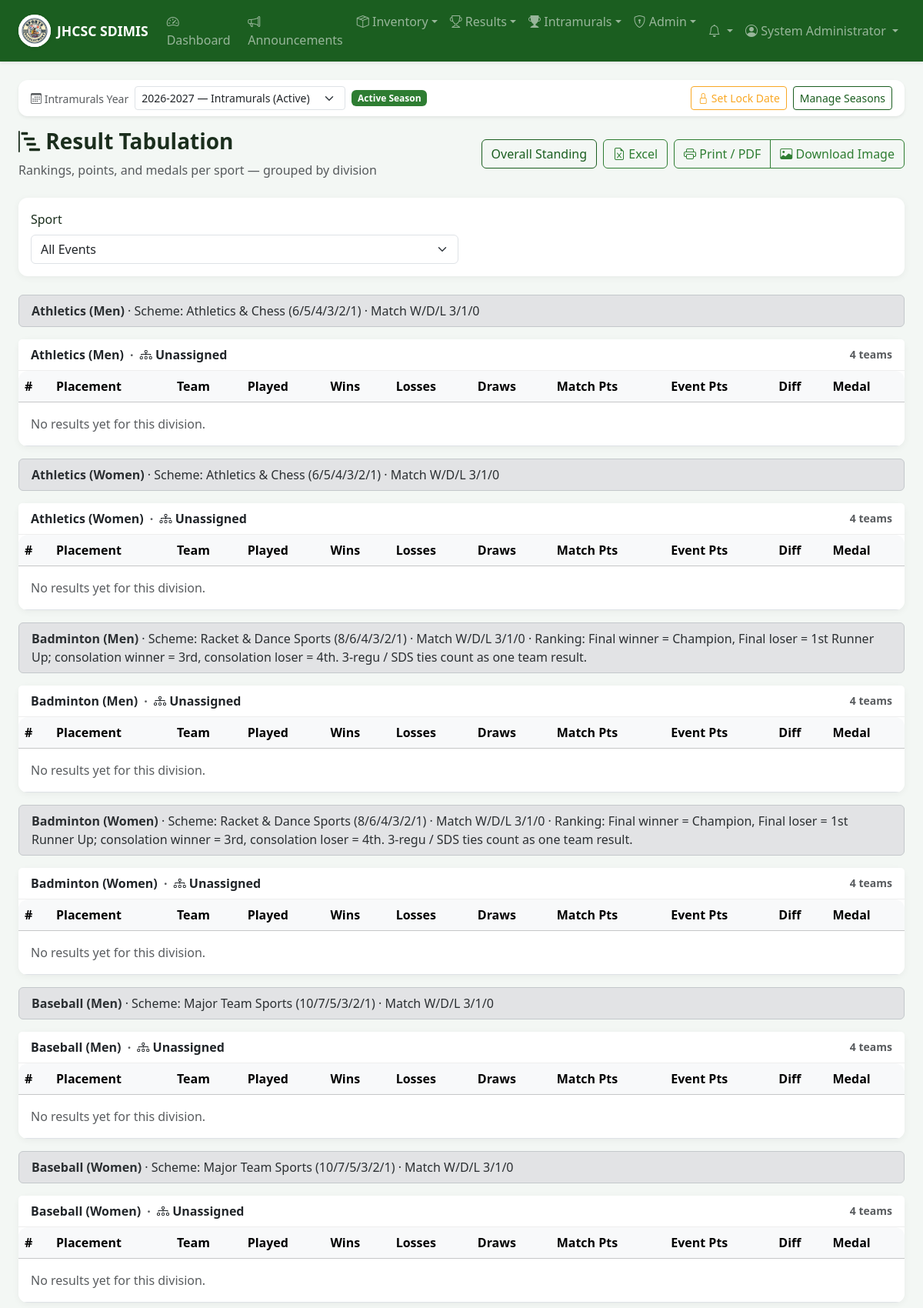
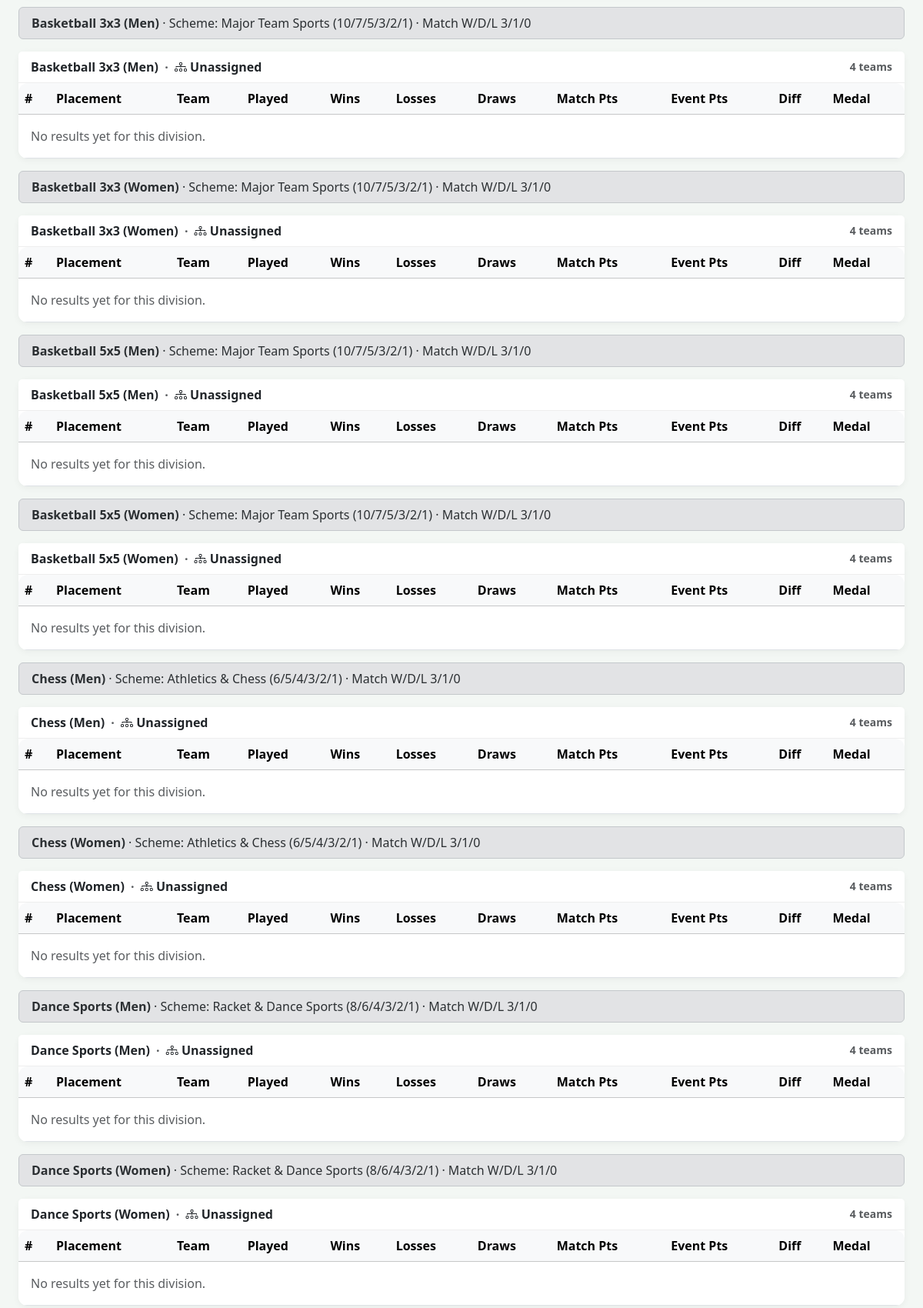
Screenshot of /intramurals/standings/index.php (signed in, upper part) with the database file from the repository (2 pictures, top to bottom).
### tables this page shows
CREATE TABLE IF NOT EXISTS intramural_sports (
    id INT AUTO_INCREMENT PRIMARY KEY,
    name VARCHAR(100) NOT NULL,
    description TEXT,
    category ENUM('men', 'women', 'mixed') NOT NULL DEFAULT 'men',
    players_per_event INT DEFAULT NULL,
    scoring_method ENUM('points', 'sets', 'games', 'time') NOT NULL DEFAULT 'points',
    rules TEXT,
    guidelines TEXT,
    schedule_notes TEXT,
    venue VARCHAR(150) DEFAULT NULL,
    game_duration_minutes INT NOT NULL DEFAULT 60,
    tournament_format ENUM('round_robin', 'single_elimination', 'single_elimination_consolation', 'modified_single_elimination_consolation', 'double_elimination', 'group_knockout', 'rank_first_to_last', 'team_play_sds', 'team_play_sds_consolation', 'custom') NOT NULL DEFAULT 'round_robin',
    format_notes TEXT,
    win_points INT NOT NULL DEFAULT 3,
    draw_points INT NOT NULL DEFAULT 1,
    loss_points INT NOT NULL DEFAULT 0,
    point_scheme_id INT DEFAULT NULL,
    created_at TIMESTAMP DEFAULT CURRENT_TIMESTAMP,
    updated_at TIMESTAMP DEFAULT CURRENT_TIMESTAMP ON UPDATE CURRENT_TIMESTAMP,
    UNIQUE KEY uq_sport_name_category (name, category),
    FOREIGN KEY (point_scheme_id) REFERENCES intramural_point_schemes(id) ON DELETE SET NULL
);

CREATE TABLE IF NOT EXISTS intramural_point_schemes (
    id INT AUTO_INCREMENT PRIMARY KEY,
    name VARCHAR(100) NOT NULL UNIQUE,
    description TEXT,
    points_1 INT NOT NULL DEFAULT 10,
    points_2 INT NOT NULL DEFAULT 7,
    points_3 INT NOT NULL DEFAULT 5,
    points_4 INT NOT NULL DEFAULT 3,
    points_5 INT NOT NULL DEFAULT 2,
    points_6 INT NOT NULL DEFAULT 1,
    is_active TINYINT(1) NOT NULL DEFAULT 1,
    created_at TIMESTAMP DEFAULT CURRENT_TIMESTAMP,
    updated_at TIMESTAMP DEFAULT CURRENT_TIMESTAMP ON UPDATE CURRENT_TIMESTAMP
);

### intramurals/standings/index.php (the view, shortened to what the rows shown need)
<?php
$db = getDB();
$sportParam = get('sport');
$sportId = ($sportParam !== '' && $sportParam !== null) ? (int) $sportParam : 0;
$showAllSports = $sportId === 0;
$sports = filterSportsForUser($db->query('SELECT * FROM intramural_sports ORDER BY name, category')->fetchAll());
$normalizeDivisionBlocks = static function (array $block): array {
    $divisionBlocks = $block['divisions'] ?? [];
    if ($divisionBlocks === [] && !empty($block['standings'])) {
        return [[
            'division_id' => null,
            'division_key' => 0,
            'division_name' => 'All teams',
            'standings' => $block['standings'],
            'manual_ranks' => !empty($block['manual_ranks']),
        ]];
    }
    return $divisionBlocks;
};
$sportBlocks = [];
if ($showAllSports) {
    $computed = computeSportStandings(null);
    $allowedIds = array_flip(array_map('intval', array_column($sports, 'id')));
    $computed = array_intersect_key($computed, $allowedIds);
    foreach ($sports as $s) {
        $sid = (int) $s['id'];
        $block = $computed[$sid];
        $block['divisions'] = $normalizeDivisionBlocks($block);
        $sportBlocks[$sid] = $block;
    }
}
require_once __DIR__ . '/../../includes/header.php';
require __DIR__ . '/../_season_bar.php';
?>
<div class="page-header d-flex justify-content-between align-items-center flex-wrap gap-2 no-print">
    <div>
        <h1><i class="bi bi-bar-chart-steps"></i> Result Tabulation</h1>
    </div>
    <div class="d-flex gap-2">
    </div>
</div>
<?= renderReportHeader('Result Tabulation', [
    'meta' => $showAllSports
        ? 'All events'
        : ($sportBlocks ? ('Event: ' . sportLabel(reset($sportBlocks)['sport'])) : ''),
]) ?>
<div class="filter-bar no-print">
    <form method="GET" class="row g-2 align-items-end">
    </form>
</div>
<?php if (!$sportBlocks): ?>
<div class="alert alert-info">No sports available.</div>
<?php else: ?>
<?php foreach ($sportBlocks as $block): ?>
<?php $divisionBlocks = $block['divisions']; ?>
<?php $scheme = $block['scheme'] ?? getPointSchemeForSport($block['sport']); ?>
<div class="alert alert-secondary py-2 no-print">
    <strong><?= sanitize(sportLabel($block['sport'])) ?></strong>
    · Scheme: <?= sanitize($scheme['name'] ?? 'Default') ?> (<?= sanitize(formatSchemePoints($scheme)) ?>)
    · Match W/D/L <?= (int) $block['sport']['win_points'] ?>/<?= (int) $block['sport']['draw_points'] ?>/<?= (int) $block['sport']['loss_points'] ?>
    <?php
    $standingsFormat = (string) ($block['sport']['tournament_format'] ?? '');
    $useBracketNote = in_array($standingsFormat, ['team_play_sds_consolation', 'single_elimination_consolation', 'team_play_sds'], true);
    $isSepakStandings = isSepakTakrawSport((string) ($block['sport']['name'] ?? ''));
    ?>
    <?php if ($isSepakStandings || $useBracketNote): ?>
    · Ranking: Final winner = Champion, Final loser = 1st Runner Up; consolation winner = 3rd, consolation loser = 4th. 3-regu / SDS ties count as one team result.
    <?php endif; ?>
</div>
<?php foreach ($divisionBlocks as $divBlock): ?>
<div class="card mb-3">
    <div class="card-header d-flex justify-content-between align-items-center flex-wrap gap-2">
        <span>
            <?php if ($showAllSports): ?>
            <strong><?= sanitize(sportLabel($block['sport'])) ?></strong>
            <span class="text-muted mx-1">·</span>
            <?php endif; ?>
            <i class="bi bi-diagram-3"></i> <?= sanitize($divBlock['division_name']) ?>
        </span>
        <small class="text-muted"><?= count($divBlock['standings']) ?> team<?= count($divBlock['standings']) === 1 ? '' : 's' ?></small>
    </div>
    <div class="card-body p-0">
        <div class="table-responsive">
            <table class="table table-hover mb-0">
                <thead class="table-light">
                    <tr>
                        <th>#</th>
                        <th>Placement</th>
                        <th>Team</th>
                        <th>Played</th>
                        <th>Wins</th>
                        <th>Losses</th>
                        <th>Draws</th>
                        <th>Match Pts</th>
                        <th>Event Pts</th>
                        <th>Diff</th>
                        <th>Medal</th>
                    </tr>
                </thead>
                <tbody>
                    <?php
                    $shown = 0;
                    foreach ($divBlock['standings'] as $r):
                        if ($r['played'] === 0 && empty($r['manual_rank'])) {
                            continue;
                        }
                        $shown++;
                    ?>
                    <?php endforeach; ?>
                    <?php if ($shown === 0): ?>
                    <tr><td colspan="11" class="text-muted p-3">No results yet for this division.</td></tr>
                    <?php endif; ?>
                </tbody>
            </table>
        </div>
    </div>
</div>
<?php endforeach; ?>
<?php endforeach; ?>
<?php endif; ?>
<?php require_once __DIR__ . '/../../includes/footer.php'; ?>

### rows the page displays
intramural_sports: sportLabel($block['sport']) "Athletics (Men)", point_scheme.name "Athletics & Chess", point_scheme.points_6 "6/5/4/3/2/1", win_points "3", draw_points "1", loss_points "0", division_name "Unassigned", count($divBlock['standings']) "4"
intramural_sports: sportLabel($block['sport']) "Athletics (Women)", point_scheme.name "Athletics & Chess", point_scheme.points_6 "6/5/4/3/2/1", win_points "3", draw_points "1", loss_points "0", division_name "Unassigned", count($divBlock['standings']) "4"
intramural_sports: sportLabel($block['sport']) "Badminton (Men)", point_scheme.name "Racket & Dance Sports", point_scheme.points_6 "8/6/4/3/2/1", win_points "3", draw_points "1", loss_points "0", division_name "Unassigned", count($divBlock['standings']) "4"
intramural_sports: sportLabel($block['sport']) "Badminton (Women)", point_scheme.name "Racket & Dance Sports", point_scheme.points_6 "8/6/4/3/2/1", win_points "3", draw_points "1", loss_points "0", division_name "Unassigned", count($divBlock['standings']) "4"
intramural_sports: sportLabel($block['sport']) "Baseball (Men)", point_scheme.name "Major Team Sports", point_scheme.points_6 "10/7/5/3/2/1", win_points "3", draw_points "1", loss_points "0", division_name "Unassigned", count($divBlock['standings']) "4"
intramural_sports: sportLabel($block['sport']) "Baseball (Women)", point_scheme.name "Major Team Sports", point_scheme.points_6 "10/7/5/3/2/1", win_points "3", draw_points "1", loss_points "0", division_name "Unassigned", count($divBlock['standings']) "4"
intramural_sports: sportLabel($block['sport']) "Basketball 3x3 (Men)", point_scheme.name "Major Team Sports", point_scheme.points_6 "10/7/5/3/2/1", win_points "3", draw_points "1", loss_points "0", division_name "Unassigned", count($divBlock['standings']) "4"
intramural_sports: sportLabel($block['sport']) "Basketball 3x3 (Women)", point_scheme.name "Major Team Sports", point_scheme.points_6 "10/7/5/3/2/1", win_points "3", draw_points "1", loss_points "0", division_name "Unassigned", count($divBlock['standings']) "4"
intramural_sports: sportLabel($block['sport']) "Basketball 5x5 (Men)", point_scheme.name "Major Team Sports", point_scheme.points_6 "10/7/5/3/2/1", win_points "3", draw_points "1", loss_points "0", division_name "Unassigned", count($divBlock['standings']) "4"
intramural_sports: sportLabel($block['sport']) "Basketball 5x5 (Women)", point_scheme.name "Major Team Sports", point_scheme.points_6 "10/7/5/3/2/1", win_points "3", draw_points "1", loss_points "0", division_name "Unassigned", count($divBlock['standings']) "4"
intramural_sports: sportLabel($block['sport']) "Chess (Men)", point_scheme.name "Athletics & Chess", point_scheme.points_6 "6/5/4/3/2/1", win_points "3", draw_points "1", loss_points "0", division_name "Unassigned", count($divBlock['standings']) "4"
intramural_sports: sportLabel($block['sport']) "Chess (Women)", point_scheme.name "Athletics & Chess", point_scheme.points_6 "6/5/4/3/2/1", win_points "3", draw_points "1", loss_points "0", division_name "Unassigned", count($divBlock['standings']) "4"
intramural_sports: sportLabel($block['sport']) "Dance Sports (Men)", point_scheme.name "Racket & Dance Sports", point_scheme.points_6 "8/6/4/3/2/1", win_points "3", draw_points "1", loss_points "0", division_name "Unassigned", count($divBlock['standings']) "4"
intramural_sports: sportLabel($block['sport']) "Dance Sports (Women)", point_scheme.name "Racket & Dance Sports", point_scheme.points_6 "8/6/4/3/2/1", win_points "3", draw_points "1", loss_points "0", division_name "Unassigned", count($divBlock['standings']) "4"

### other values shown
APP_SHORT_NAME "JHCSC SDIMIS"
$entry['label'] "Dashboard"
$entry['label'] "Announcements"
$entry['label'] "Inventory"
$entry['label'] "Results"
$entry['label'] "Intramurals"
$entry['label'] "Admin"
$_SESSION['user_name'] "System Administrator"
form field season_id "2026-2027 — Intramurals (Active)"
